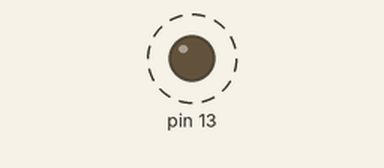
Recording of a sketch running on a simulated Arduino Uno, built with avr-gcc and run on an emulated ATmega328P. On the bench: output pins drawn as LEDs (lit = HIGH). Dashed ring = blinking. What the sketch prints to the serial monitor is not drawn.

Above: at 0.5 s.
Timing chart, 0 to 4.6 s (numbered marks = the images above):
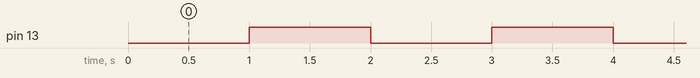

The sketch:

non_blocking_delay.ino
```cpp
// Raidens - Delay Nao-Bloqueante
// Usa millis() para nao bloquear o loop

unsigned long ultimoTempo = 0;
const unsigned long intervalo = 1000; // 1 segundo

void setup() {
  Serial.begin(9600);
  pinMode(13, OUTPUT);
}

void loop() {
  unsigned long tempoAtual = millis();

  if (tempoAtual - ultimoTempo >= intervalo) {
    ultimoTempo = tempoAtual;
    digitalWrite(13, !digitalRead(13));
    Serial.println("Toggle LED");
  }

  // Outro codigo pode rodar aqui sem bloquear
}
```

Measured:
- by itself, pin 13: alternates HIGH for 1.0 s and LOW for 1.0 s
